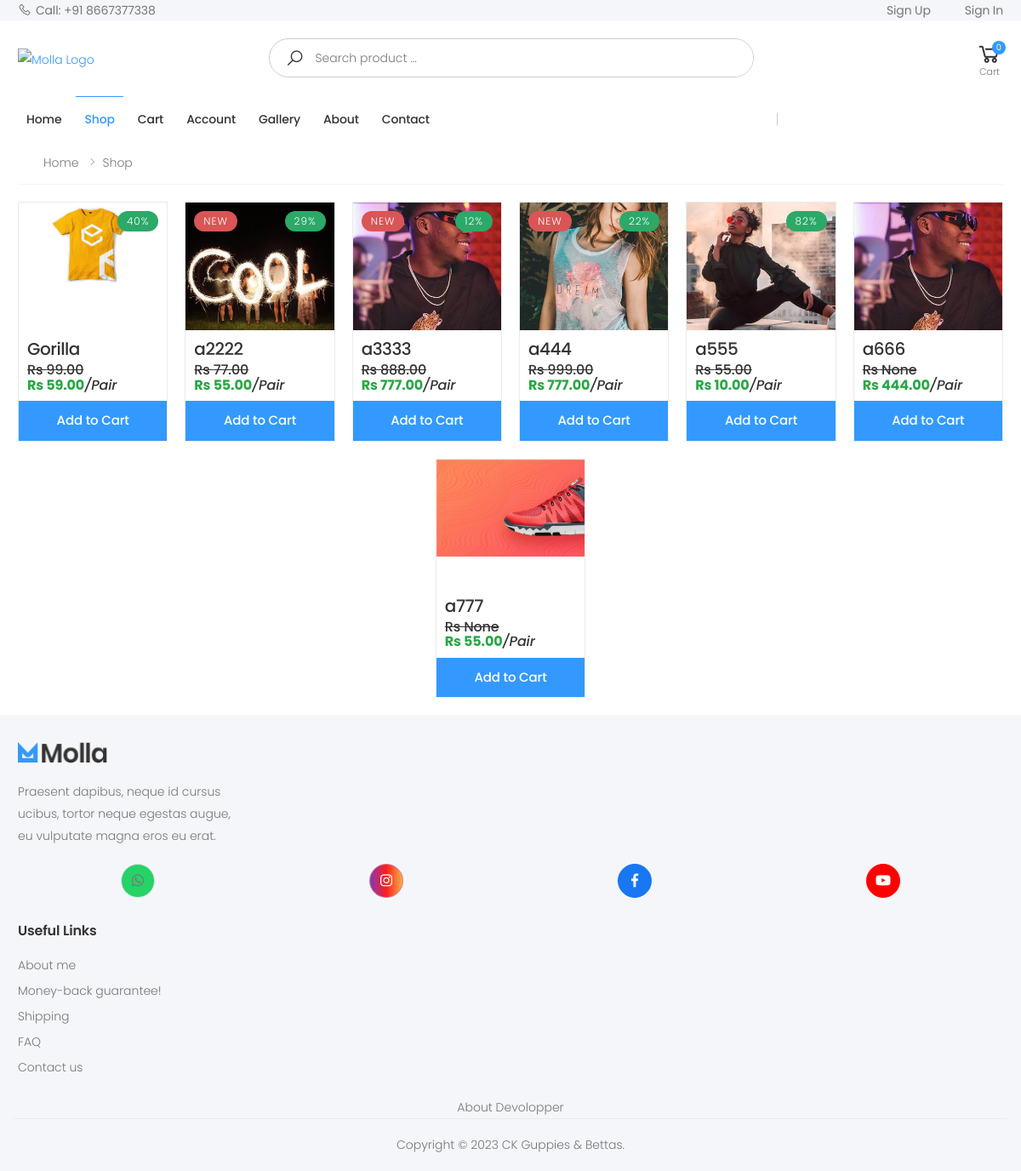
The app's page /shop/ with its own data.
### store/models.py (models this page shows, shortened)
class Product(models.Model):
    name = models.CharField(max_length=250, unique=True)
    slug = models.SlugField(max_length=250, unique=True)
    description = models.TextField(blank=True)
    old_price = models.DecimalField(max_digits=7, blank=True, null=True, decimal_places=2)
    new_price = models.DecimalField(max_digits=7, blank=False, decimal_places=2)
    category = models.ForeignKey(Category, on_delete=models.SET_NULL, null=True)
    image_1 = models.ImageField(upload_to='product')
    image_2 = models.ImageField(upload_to='product', blank=True)
    image_3 = models.ImageField(upload_to='product', blank=True)
    video_url = models.URLField(max_length=200, blank=True)
    stock = models.IntegerField()
    active = models.BooleanField(default=True)
    new = models.BooleanField(default=True)
    created = models.DateTimeField(auto_now_add=True)
    update = models.DateField(auto_now=True)
    def get_url(self):
        return reverse('store_app:proDetail', args=[self.category.slug, self.slug])
    def get_discounted_price(self):
        if self.old_price and self.new_price:
            diff = self.old_price - self.new_price
            discount_percentage = ((diff) / self.old_price) * 100
            percentage = int(round(discount_percentage))
            return dict(percentage=percentage, diff=diff)
        return None
    class Meta:
        ordering = ('name',)
        verbose_name = 'product'
        verbose_name_plural = 'products'

### store/views.py (the view)
# urls.py: path('shop/',views.allProductListing,name='allProductListing'),
def allProductListing(request):
    products_list = Product.objects.all().filter(active=True)
    paginator = Paginator(products_list, 14)
    try:
        page = int(request.GET.get('page', '1'))
    except:
        page = 1
    try:
        products = paginator.page(page)
    except (InvalidPage, EmptyPage):
        products = paginator.page(paginator.num_pages)
    return render(request, 'store/shop.html', {'products': products})

### store/context_processors.py (called while the page is built)
def menu_link(request): #this function don't wanna call to work, it's defined in setting to work
    links_list = Category.objects.annotate(
        num_products=Count('product', filter=Q(product__active=True, product__stock__gt=0))
    ).filter(num_products__gt=0)
    paginator3 = Paginator(links_list,8)
    try:
        page = int(request.GET.get('page', '1'))
    except:
        page = 1
    try:
        links = paginator3.page(page)
    except (InvalidPage,EmptyPage):
        links = paginator3.page(paginator3.num_pages)
    return dict(links = links)

def cart_data(request):
    data = cartData(request)
    cartItems = data['cartItems']
    return dict(cartItems = cartItems)

### store/models.py (called while the page is built)
    def get_url(self):
        return reverse('store_app:product_by_category', args=[self.slug])

### store/utils.py (called while the page is built, shortened)
def cookieCart(request):
	try:
		cart = json.loads(request.COOKIES['cart'])
	except:
		cart = {}
		print('CART:', cart)
	items = []
	order = {'get_cart_total':0, 'get_cart_items':0}
	cartItems = order['get_cart_items']
	total_price_difference = 0
	return {'cartItems':cartItems ,'order':order, 'items':items, 'total_price_difference':total_price_difference}

def cartData(request):
	if request.user.is_authenticated:
		customer = request.user.customer
		order, created = Order.objects.get_or_create(customer=customer, complete=False)
		items = order.orderitem_set.all()
		cartItems = order.get_cart_items
		total_price_difference = 0
	else:
		cookieData = cookieCart(request)
		cartItems = cookieData['cartItems']
		order = cookieData['order']
		items = cookieData['items']
		total_price_difference = cookieData['total_price_difference']
		print("............cartData.............")
	return {'cartItems':cartItems ,'order':order, 'items':items, 'total_price_difference':total_price_difference}

### store/templates/store/shop.html
{% extends 'store/Base.html' %}
{% load static %}
{% block content %}
<div class="container">
    <nav aria-label="breadcrumb" class="breadcrumb-nav mb-2">
        <div class="container-fluid">
            <ol class="breadcrumb">
                <li class="breadcrumb-item"><a href="{% url 'store_app:allProdCat' %}">Home</a></li>
                {% if offer %}
                <li class="breadcrumb-item"><a href="#">Offer</a></li>
                {% else %}
                <li class="breadcrumb-item"><a href="#">Shop</a></li>
                {% endif %}
            </ol>
        </div>
    </nav>
    <div class="products">
        <div class="row justify-content-center">
            {% for product in products.object_list %}
                <div class="col-6 col-md-4 col-lg-2">
                    <div class="product product-2">
                        <a href="{{product.get_url}}">
                            <div id="carouselExampleIndicators{{product.slug}}" class="carousel slide">
                                <div class="carousel-inner" style="height: 150px;">
                                    <div class="carousel-item active">
                                        <img src="{{ product.image_1.url }}" class="d-block w-100"
                                            alt="{{ product.name }}">
                                    </div>
                                </div>
                                {% if product.new == True %}
                                <span class="product-sale-label">NEW</span>
                                {% endif %}
                                {% if product.get_discounted_price %}
                                <span class="product-discount-label">{{ product.get_discounted_price.percentage }}%</span>
                                {% endif %}
                            </div>
                            <div class="carousel-product-info">
                                <div class="m-3">
                                    <h5 class="card-title cart-heading">{{ product.name }}</h3>
                                        <h6 class="pricing">
                                            {% if product.old_price == 0 %}
                                            <span style="color: rgb(199, 0, 85);">Only few left</span><br>
                                            {% else %}
                                            <s>Rs {{product.old_price}}</s></span><br>
                                            {% endif %}
                                            <strong class="ms-2 text-success">Rs {{ product.new_price }}</strong><i>/Pair</i>
                                        </h6>
                                </div>
                                <a href="#">
                                    <button class="btn btn-primary btn-lg btn-block add-to-cart">Add to Cart</button>
                                </a>
                            </div>
                        </a>
                    </div>
                </div>
                {% endfor %}
        </div>
    </div>
</div>
{% endblock %}

### static/assets/css/skins/skin-demo-4.css (style rules this page uses)
a { color:#39f }
.btn-primary { color:#fff;background-color:#39f;border-color:#39f;box-shadow:none }

### static/assets/css/demos/demo-4.css (style rules this page uses)
.product.product-2 { background-color:#fff;border:.1rem solid #ebebeb;margin-bottom:2rem }

### static/assets/css/style2.css (style rules this page uses)
.product-sale-label { color: #fff; background: #da5555; font-size: 12px; letter-spacing: 1px; line-height: 14px; padding: 5px 11px; border-radius: 12px; position: absolute; top: 10px; right: 10px; transition: all 0.4s ease; }
.product-sale-label { background: #da5555; left: 10px; right: auto; }
.product-discount-label { color: #fff; background: #2ba968; font-size: 12px; letter-spacing: 1px; line-height: 14px; padding: 5px 11px; border-radius: 12px; position: absolute; top: 10px; right: 10px; transition: all 0.4s ease; }
.pricing { margin-top: 4px; margin-bottom: 4px; }
.cart-heading,body > div > main > nav > div > ol > li:nth-child(2) { display: -webkit-box; -webkit-line-clamp: 1; -webkit-box-orient: vertical; overflow: hidden; }

### records on screen
Product: image_1 (picture), get_discounted_price.percentage "40", name "Gorilla", old_price "99.00", new_price "59.00"
Product: image_1 (picture), new "NEW", get_discounted_price.percentage "29", name "a2222", old_price "77.00", new_price "55.00"
Product: image_1 (picture), new "NEW", get_discounted_price.percentage "12", name "a3333", old_price "888.00", new_price "777.00"
Product: image_1 (picture), new "NEW", get_discounted_price.percentage "22", name "a444", old_price "999.00", new_price "777.00"
Product: image_1 (picture), get_discounted_price.percentage "82", name "a555", old_price "55.00", new_price "10.00"
Product: image_1 (picture), name "a666", old_price "None", new_price "444.00"
Product: image_1 (picture), name "a777", old_price "None", new_price "55.00"

### other values on screen
{{ cartItems }} "0"
